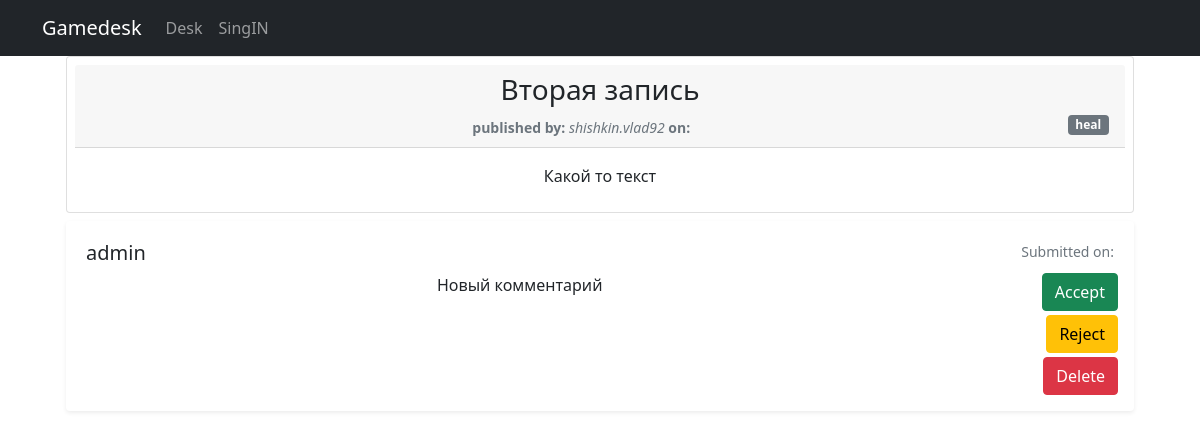
The app's page /gamedesk/8/comments (signed in), older data.
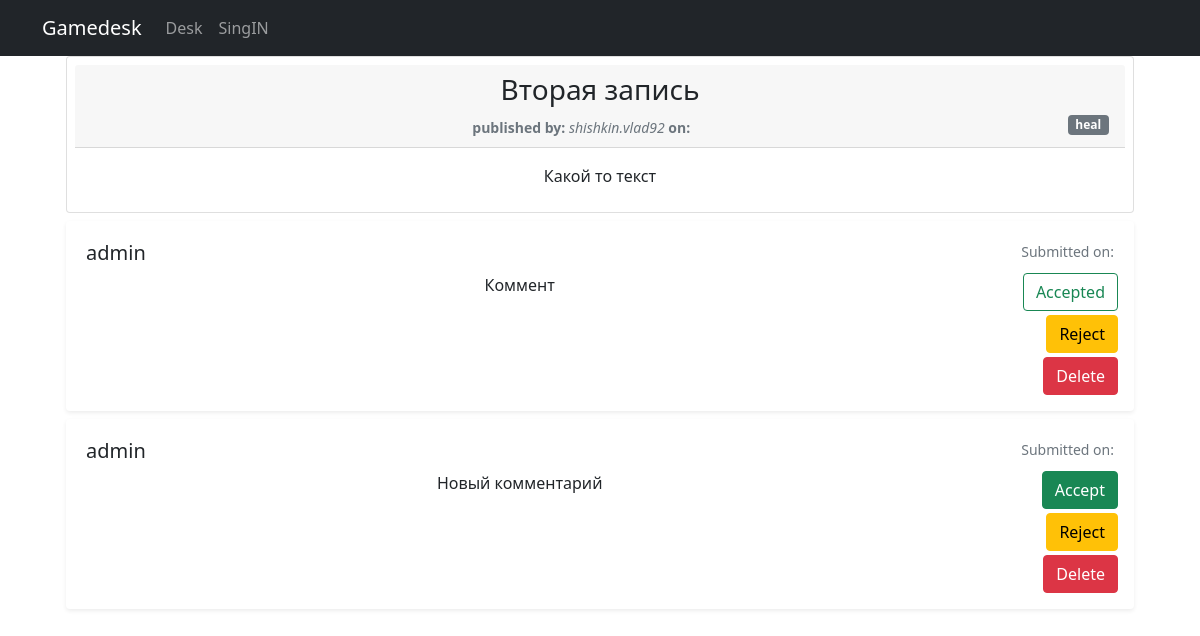
The same page, newer data.
### gamedesk/models.py (models this page shows, shortened)
class Comment(models.Model):
    author = models.ForeignKey(User, on_delete=models.CASCADE)
    text = models.TextField(max_length=1600)
    post = models.ForeignKey(Post, on_delete=models.CASCADE)
    dateCreation = models.DateTimeField(auto_now_add=True)
    approved = models.BooleanField('Approved', null=True, blank=True)
    class Meta:
        verbose_name = 'Комментарий'
        verbose_name_plural = 'Комментарии'

### gamedesk/views.py (the view)
# urls.py: path('<int:post_pk>/comments', CommentList.as_view(), name='comment_list'),
class CommentList(IsAuthorMixin, View):
    def get(self, request, *args, **kwargs):
        post_pk = kwargs['post_pk']
        post = Post.objects.get(pk=post_pk)
        qs = Comment.objects.order_by('-dateCreation').filter(post=post)
        context = {
            'comments': qs,
            'post': post
        }
        return render(request, 'gamedesk/comment_list.html', context)

### gamedesk/models.py (called while the page is built)
    def __str__(self):
        return f'{self.name}'

### gamedesk/utils/permissions.py (called while the page is built)
    def get_pk_list(self, dict_):
        pks = []
        for pk in dict_:
            pks.append(pk.get('pk'))
        return pks

    def dispatch(self, request, *args, **kwargs):
        if not request.user.is_authenticated:
            return self.handle_no_permission()
        post_pk = kwargs.get('post_pk')
        comment_pk = kwargs.get('comment_pk')
        if post_pk:
            pks_dict = request.user.post_set.all().values('pk')
            if post_pk not in self.get_pk_list(pks_dict):
                return self.handle_no_permission()
            return super().dispatch(request, *args, **kwargs)
        elif comment_pk:
            pks_dict = request.user.comment_set.all().values('pk')
            if comment_pk not in self.get_pk_list(pks_dict):
                return self.handle_no_permission()
            return super().dispatch(request, *args, **kwargs)
        return self.handle_no_permission()

### templates/gamedesk/comment_list.html (shortened to what this page needs)
{% extends 'default.html' %}
{% block content %}
<div class="container">
  <div class="card p-2">
    <div class="card-header">
      <h3 class="card-title">
          {{ post.title }}
      </h3>
        <span class="badge bg-secondary float-end">{{ post.category }}</span>
      <small class="text-muted ms-1">
        <b>
          published by:
        </b>
          <span class="fst-italic">{{ post.author }}</span>
        <b>
          on:
        </b>
      </small>
    </div>
    <div class="card-body">
      <p class="card-text ">{{ post.text|truncatewords:50}}</p>
    </div>
  </div>
  {% for comment in comments %}
  <div class="shadow-sm p-3 my-2 bg-body rounded">
    <div class="d-flex justify-content-between p-1">
        <h5 class="mb-1">{{ comment.author }}</h5>
      <small class="text-muted">Submitted on: {{ comment.datetime }}</small>
    </div>
    <div class="row">
      <div class="col-lg-10 col-sm-12">
        <p class="ms-3">{{ comment.text }}</p>
      </div>
      <div class="col-lg-2 col-sm-12">
        <div class="d-flex flex-md-row flex-lg-column align-items-lg-end  justify-content-end gap-1">
          {% if comment.approved %}
          <button class="btn btn-outline-success">
            Accepted
          </button>
          {%else %}
          <a href="{% url 'comment_accept' post.pk comment.pk %}">
            <button class="btn btn-success">
              Accept
            </button>
          </a>
          {% endif %}
          {% if not comment.approved and not comment.approved is None %}
          <button class="btn btn-outline-warning text-dark">
            Rejected
          </button>
          {%else%}
          <a href="{% url 'comment_reject' post.pk comment.pk %}">
            <button class="btn btn-warning">
              Reject
            </button>
          </a>
          {% endif %}
          <a href="{% url 'comment_delete' comment.pk %}">
            <button class="btn btn-danger">
              Delete
            </button>
          </a>
        </div>
      </div>
    </div>
  </div>
  {% empty %}
  <div class="text-center">
    <h3 class="fw-bold">No comments yet</h3>
    <p class="lead ">Check later and keep posting!</p>
  </div>
</div>
{% endfor %}
{% endblock content %}

Row changes from the older to the newer data that the page shows:
added Comment: author "admin", text "Коммент", approved "Accepted"
